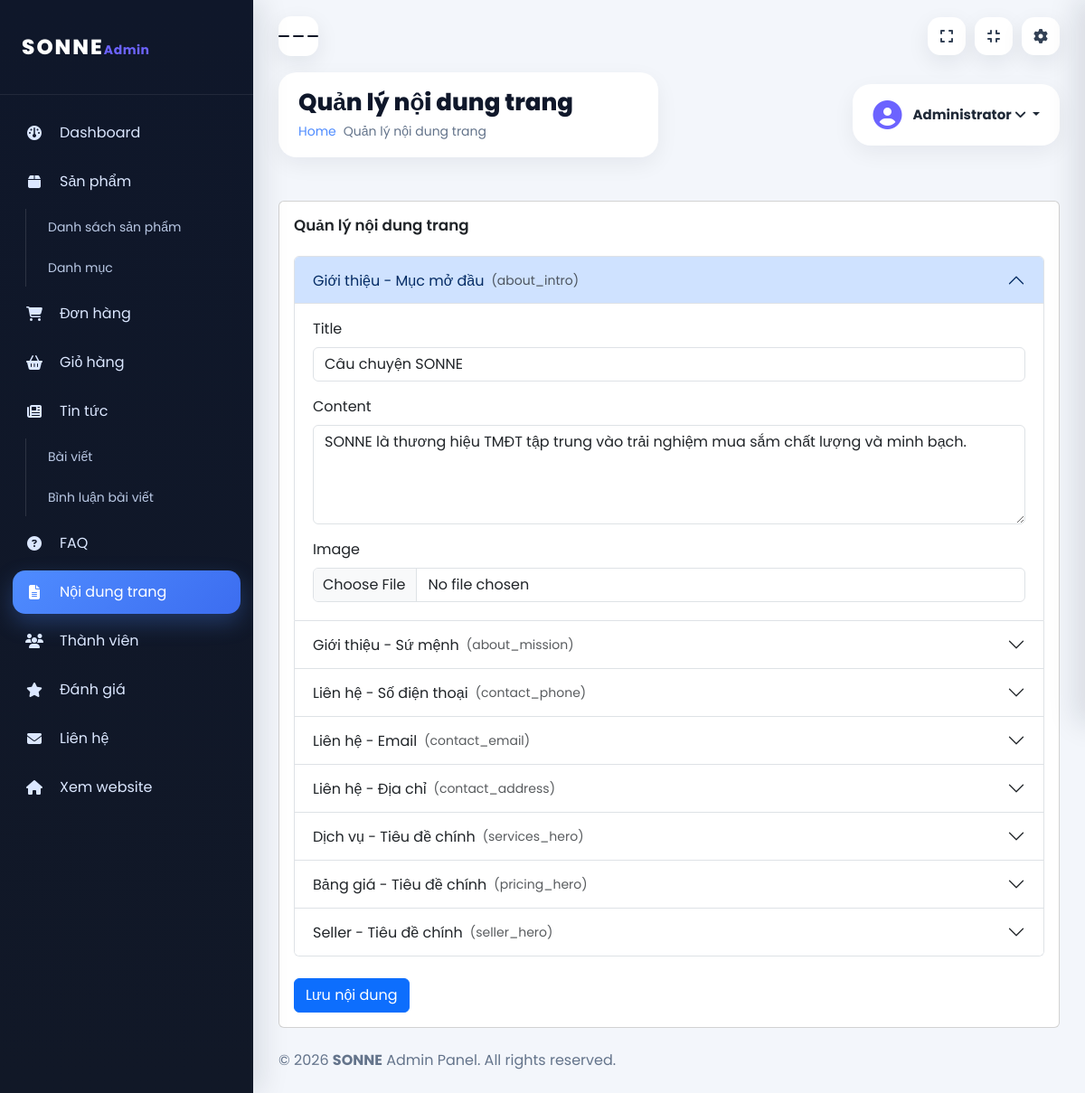
The app's page /admin/pages (signed in) with its own data.
### tables this page shows
CREATE TABLE page_contents (
    id INT UNSIGNED AUTO_INCREMENT PRIMARY KEY,
    page_key VARCHAR(120) NOT NULL UNIQUE,
    title VARCHAR(255) NULL,
    content TEXT NULL,
    image VARCHAR(255) NULL,
    created_at DATETIME NOT NULL DEFAULT CURRENT_TIMESTAMP,
    updated_at DATETIME NOT NULL DEFAULT CURRENT_TIMESTAMP ON UPDATE CURRENT_TIMESTAMP
);

### controllers/admin/AdminPageController.php (called while the page is built, shortened)
<?php
class AdminPageController extends Controller {
    public function index(array $p): void {
        $pages = PageContentModel::allAsMap();
        $this->renderAdmin('pages/index', compact('pages') + ['title' => 'Quản lý nội dung trang']);
    }
}

### index.php (called while the page is built, shortened)
<?php
require_once __DIR__ . '/config/db.php';
require_once __DIR__ . '/core/Router.php';
require_once __DIR__ . '/core/helpers.php';
spl_autoload_register(function (string $class): void {
    $paths = [
        __DIR__ . '/models/' . $class . '.php',
        __DIR__ . '/controllers/' . $class . '.php',
        __DIR__ . '/controllers/admin/' . $class . '.php',
    ];
    foreach ($paths as $path) {
        if (file_exists($path)) {
            return;
        }
    }
});
$router = new Router();
$router->get('/',                    'HomeController@index');
$router->get('/about',               'HomeController@about');
$router->get('/services',            'HomeController@services');
$router->get('/pricing',             'HomeController@pricing');
$router->get('/seller',              'HomeController@seller');
$router->get('/contact',             'ContactController@index');
$router->post('/contact',            'ContactController@submit');
$router->get('/faq',                 'FaqController@index');
$router->get('/login',               'AuthController@loginForm');
$router->post('/login',              'AuthController@login');
$router->get('/register',            'AuthController@registerForm');
$router->post('/register',           'AuthController@register');
$router->get('/logout',              'AuthController@logout');
$router->get('/products',            'ProductController@index');
$router->get('/product/{slug}',      'ProductController@detail');
$router->get('/search',              'ProductController@search');
$router->get('/search/suggest',      'ProductController@suggest');
$router->get('/category/{slug}',     'ProductController@category');
$router->get('/cart',                'CartController@index');
$router->post('/cart/add',           'CartController@add');
$router->post('/cart/update',        'CartController@update');
$router->post('/cart/remove',        'CartController@remove');
$router->post('/cart/clear',         'CartController@clear');
$router->post('/cart/sync',          'CartController@sync');
$router->get('/cart/count',          'CartController@count');
$router->get('/checkout',            'OrderController@checkoutForm');
$router->post('/checkout',           'OrderController@placeOrder');
$router->get('/order/success/{id}',  'OrderController@success');
$router->get('/orders',              'OrderController@myOrders');
$router->get('/profile',             'UserController@profile');
$router->post('/profile/update',     'UserController@updateProfile');
$router->post('/profile/password',   'UserController@changePassword');
$router->post('/profile/avatar',     'UserController@uploadAvatar');
$router->get('/news',                'NewsController@index');
$router->get('/news/{slug}',         'NewsController@detail');
$router->post('/news/{id}/comment',  'NewsController@postComment');
$router->post('/review',             'ReviewController@submit');
$router->get('/admin',               'AdminDashboardController@index');
$router->get('/admin/dashboard',     'AdminDashboardController@index');
$router->get('/admin/login',         'AdminAuthController@loginForm');
$router->post('/admin/login',        'AdminAuthController@login');
$router->get('/admin/logout',        'AdminAuthController@logout');
$router->get('/admin/users',         'AdminUserController@index');
$router->get('/admin/users/edit/{id}', 'AdminUserController@edit');
$router->post('/admin/users/update/{id}', 'AdminUserController@update');
$router->post('/admin/users/toggle-lock/{id}', 'AdminUserController@toggleLock');
$router->post('/admin/users/delete/{id}',  'AdminUserController@delete');
$router->post('/admin/users/reset-password/{id}', 'AdminUserController@resetPassword');
$router->get('/admin/products',       'AdminProductController@index');
$router->get('/admin/products/create','AdminProductController@create');
$router->post('/admin/products/store','AdminProductController@store');
$router->get('/admin/products/edit/{id}', 'AdminProductController@edit');
$router->post('/admin/products/update/{id}', 'AdminProductController@update');
$router->post('/admin/products/delete/{id}', 'AdminProductController@delete');
$router->get('/admin/orders',         'AdminOrderController@index');
$router->get('/admin/orders/{id}',    'AdminOrderController@detail');
$router->post('/admin/orders/status/{id}', 'AdminOrderController@updateStatus');
$router->get('/admin/carts',          'AdminCartController@index');
$router->get('/admin/carts/{id}',     'AdminCartController@detail');
$router->post('/admin/carts/status/{id}', 'AdminCartController@updateStatus');
$router->get('/admin/news',           'AdminNewsController@index');
$router->get('/admin/news/create',    'AdminNewsController@create');
$router->post('/admin/news/store',    'AdminNewsController@store');
$router->get('/admin/news/edit/{id}', 'AdminNewsController@edit');
$router->post('/admin/news/update/{id}', 'AdminNewsController@update');
$router->post('/admin/news/delete/{id}', 'AdminNewsController@delete');
$router->get('/admin/news-comments',           'AdminNewsCommentController@index');
$router->post('/admin/news-comments/delete/{id}', 'AdminNewsCommentController@delete');
$router->get('/admin/contacts',       'AdminContactController@index');
$router->get('/admin/contacts/{id}',  'AdminContactController@view');
$router->post('/admin/contacts/status/{id}', 'AdminContactController@updateStatus');
$router->post('/admin/contacts/delete/{id}', 'AdminContactController@delete');
$router->get('/admin/reviews',         'AdminReviewController@index');
$router->post('/admin/reviews/delete/{id}', 'AdminReviewController@delete');
$router->get('/admin/faq',             'AdminFaqController@index');
$router->get('/admin/faq/create',      'AdminFaqController@create');
$router->post('/admin/faq/store',      'AdminFaqController@store');
$router->get('/admin/faq/edit/{id}',   'AdminFaqController@edit');
$router->post('/admin/faq/update/{id}','AdminFaqController@update');
$router->post('/admin/faq/delete/{id}','AdminFaqController@delete');
$router->get('/admin/pages',           'AdminPageController@index');
$router->post('/admin/pages/update',   'AdminPageController@update');
$router->get('/admin/categories',       'AdminCategoryController@index');
$router->post('/admin/categories/store','AdminCategoryController@store');
$router->post('/admin/categories/update/{id}','AdminCategoryController@update');
$router->post('/admin/categories/delete/{id}','AdminCategoryController@delete');
$router->dispatch();

### core/helpers.php (called while the page is built, shortened)
<?php
function e(mixed $value): string {
    return htmlspecialchars((string) $value, ENT_QUOTES, 'UTF-8');
}

### config/db.php (called while the page is built, shortened)
<?php
class DB {
    private static ?PDO $instance = null;
    private static string $host     = '127.0.0.1';
    private static string $dbname   = 'sonne_db';
    private static string $user     = 'root';
    private static string $password = '';
    private static string $charset  = 'utf8mb4';
    public static function getInstance(): PDO {
        if (self::$instance === null) {
            $dsn = "mysql:host=" . self::$host
                 . ";dbname=" . self::$dbname
                 . ";charset=" . self::$charset;
            try {
                self::$instance = new PDO($dsn, self::$user, self::$password, [
                    PDO::ATTR_ERRMODE            => PDO::ERRMODE_EXCEPTION,
                    PDO::ATTR_DEFAULT_FETCH_MODE => PDO::FETCH_ASSOC,
                    PDO::ATTR_EMULATE_PREPARES   => false,
                ]);
            } catch (PDOException $e) {
                error_log('[DB] Connection failed: ' . $e->getMessage());
                http_response_code(500);
                exit('Service temporarily unavailable. Please try again later.');
            }
        }
        return self::$instance;
    }
    public static function fetchAll(string $sql, array $params = []): array {
        $stmt = self::getInstance()->prepare($sql);
        $stmt->execute($params);
        return $stmt->fetchAll();
    }
}

### models/PageContentModel.php (called while the page is built, shortened)
<?php
class PageContentModel extends Model {
    public static function allAsMap(): array {
        $rows = DB::fetchAll("SELECT * FROM page_contents");
        $map = [];
        foreach ($rows as $r) $map[$r['page_key']] = $r;
        return $map;
    }
}

### views/admin/pages/index.php (the view, shortened to what this page needs)
<div class="row">
    <div class="col-12 mt-4">
        <div class="card">
            <div class="card-body">
                <h4 class="header-title mb-4">Quản lý nội dung trang</h4>
                <form action="<?= BASE_URL ?>/admin/pages/update" method="POST" enctype="multipart/form-data">
                    <?php
                    $keys = [
                        'about_intro' => 'Giới thiệu - Mục mở đầu',
                        'about_mission' => 'Giới thiệu - Sứ mệnh',
                        'contact_phone' => 'Liên hệ - Số điện thoại',
                        'contact_email' => 'Liên hệ - Email',
                        'contact_address' => 'Liên hệ - Địa chỉ',
                        'services_hero' => 'Dịch vụ - Tiêu đề chính',
                        'pricing_hero' => 'Bảng giá - Tiêu đề chính',
                        'seller_hero' => 'Seller - Tiêu đề chính'
                    ];
                    ?>
                    <div class="accordion" id="pagesAcc">
                        <?php $i = 0; foreach ($keys as $key => $label):
                            $row = $pages[$key] ?? [];
                            $i++;
                        ?>
                        <div class="accordion-item">
                            <h2 class="accordion-header" id="h<?= $i ?>">
                                <button class="accordion-button <?= $i > 1 ? 'collapsed' : '' ?>" type="button" data-bs-toggle="collapse" data-bs-target="#c<?= $i ?>">
                                    <?= e($label) ?> <small class="ms-2 text-muted">(<?= e($key) ?>)</small>
                                </button>
                            </h2>
                            <div id="c<?= $i ?>" class="accordion-collapse collapse <?= $i === 1 ? 'show' : '' ?>" data-bs-parent="#pagesAcc">
                                <div class="accordion-body">
                                    <div class="mb-3">
                                        <label class="form-label">Title</label>
                                        <input type="text" class="form-control" name="pages[<?= e($key) ?>][title]" value="<?= e($row['title'] ?? '') ?>">
                                    </div>
                                    <div class="mb-3">
                                        <label class="form-label">Content</label>
                                        <textarea rows="4" class="form-control" name="pages[<?= e($key) ?>][content]"><?= e($row['content'] ?? '') ?></textarea>
                                    </div>
                                    <div class="mb-1">
                                        <label class="form-label">Image</label>
                                        <input type="file" class="form-control" name="page_images[<?= e($key) ?>]" accept="image/*">
                                    </div>
                                </div>
                            </div>
                        </div>
                        <?php endforeach; ?>
                    </div>
                    <div class="mt-4">
                        <button type="submit" class="btn btn-primary">Lưu nội dung</button>
                    </div>
                </form>
            </div>
        </div>
    </div>
</div>

### core/Router.php (shortened to what this page needs)
<?php
class Router {
    private array $routes = [];
    private function add(string $method, string $path, string $handler): void {
        $this->routes[] = compact('method', 'pattern', 'handler');
    }
    public function dispatch(): void {
        $method = $_SERVER['REQUEST_METHOD'] ?? 'GET';
        $uri = parse_url($_SERVER['REQUEST_URI'] ?? '/', PHP_URL_PATH);
        $base = str_replace('\\', '/', dirname($_SERVER['SCRIPT_NAME'] ?? '/'));
        $base = $base === '/' ? '' : rtrim($base, '/');
        if (str_starts_with($uri, $base)) {
            $uri = substr($uri, strlen($base));
        }
        $uri = '/' . ltrim($uri, '/');
        if ($uri !== '/' ) $uri = rtrim($uri, '/');
        foreach ($this->routes as $route) {
            if ($route['method'] !== $method) continue;
            if (!preg_match($route['pattern'], $uri, $matches)) continue;
            $params = array_filter($matches, 'is_string', ARRAY_FILTER_USE_KEY);
            [$class, $action] = explode('@', $route['handler']);
            $controller = new $class();
            $controller->$action($params);
            return;
        }
    }
}

### assets/admin/admin.css (style rules this page uses)
html, body { min-height: 100%; }
body { margin: 0; font-family: 'Poppins', sans-serif; background: #f3f6fb; color: #1f2937; }
.header-title { font-size: 1.05rem; font-weight: 600; margin-bottom: .75rem; }
input[type="file"].form-control { padding: 6px 10px; }
textarea.form-control { resize: vertical; min-height: 100px; }

### records on screen
page_contents: title "Câu chuyện SONNE", content "SONNE là thương hiệu TMĐT tập trung vào trải nghiệm mua sắm chất lượng và minh bạch."

### other values on screen
$label "Giới thiệu - Mục mở đầu"
$key "about_intro"
$label "Giới thiệu - Sứ mệnh"
$key "about_mission"
$label "Liên hệ - Số điện thoại"
$key "contact_phone"
$label "Liên hệ - Email"
$key "contact_email"
$label "Liên hệ - Địa chỉ"
$key "contact_address"
$label "Dịch vụ - Tiêu đề chính"
$key "services_hero"
$label "Bảng giá - Tiêu đề chính"
$key "pricing_hero"
$label "Seller - Tiêu đề chính"
